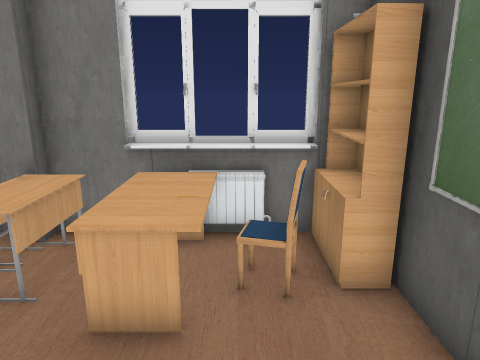
View 1 (above)

14 first-person views from a walk through a 3-D level made in the Unity game engine. The camera is 1.5 m above the floor, tilts 14° down and sees 70° across. The floor is counted in squares, 0.5 m on a side. Each view is taken from the middle of a square. On the plan, view 1 faces up. The plan holds only what a view shows up to about 20 squares ahead; the rest is blank. The place goes on beyond the plan. Door leaves are left out, so doorways stand open. Some surface patterns are stand-ins.

View 2
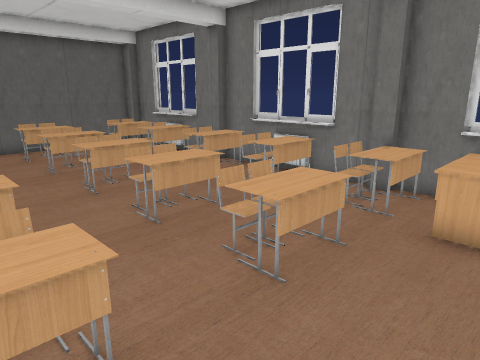

View 3
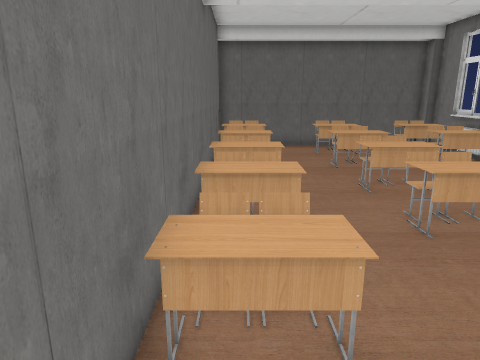

View 4
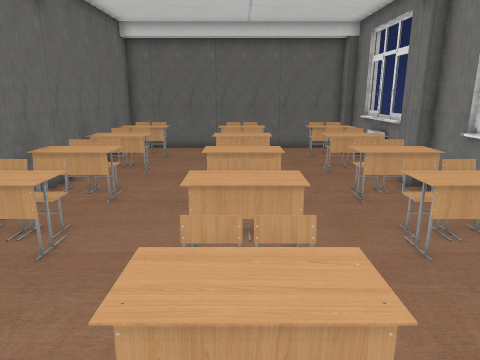

View 5
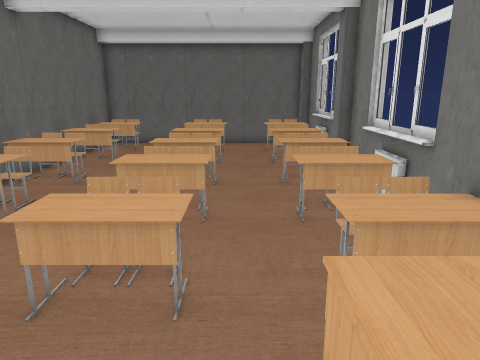

View 6
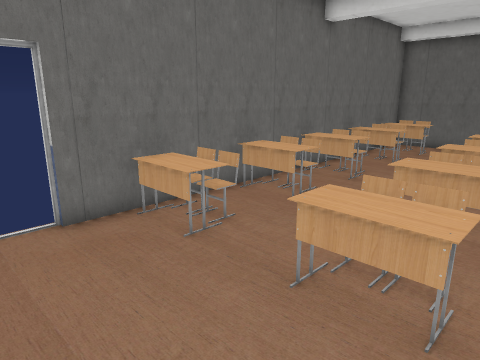

View 7
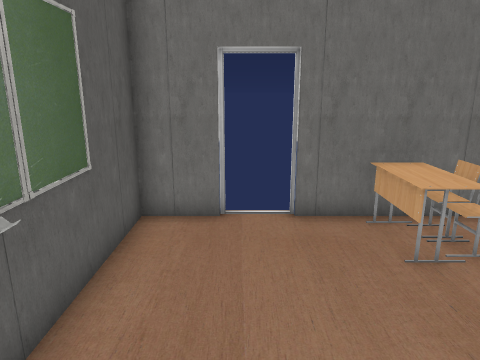

View 8
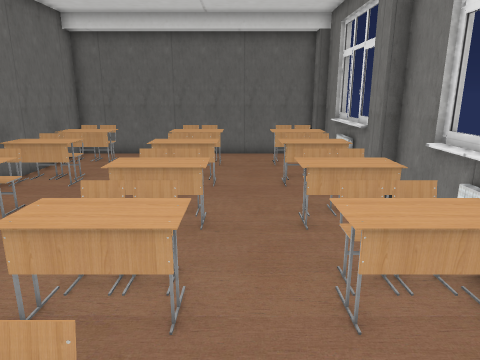

View 9
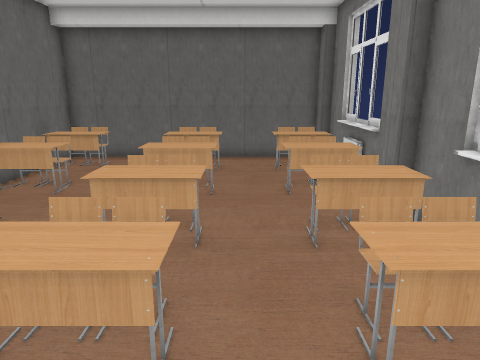

View 10
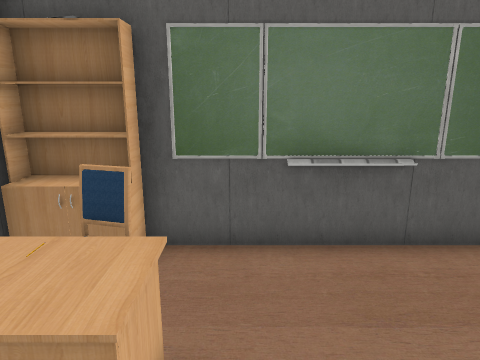

View 11
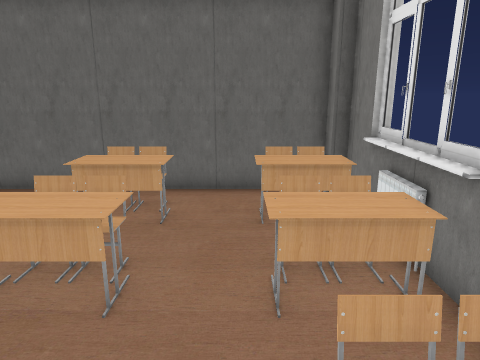

View 12
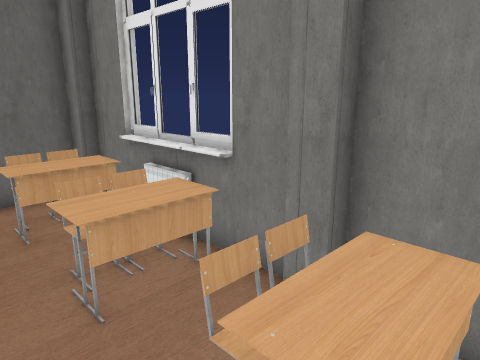

View 13
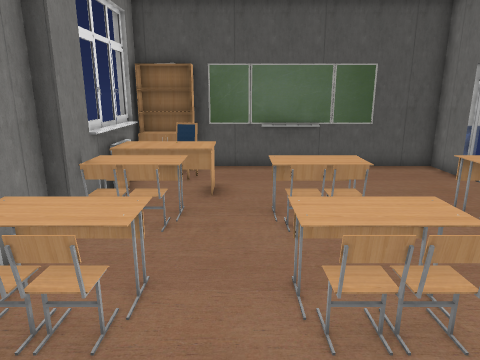

View 14
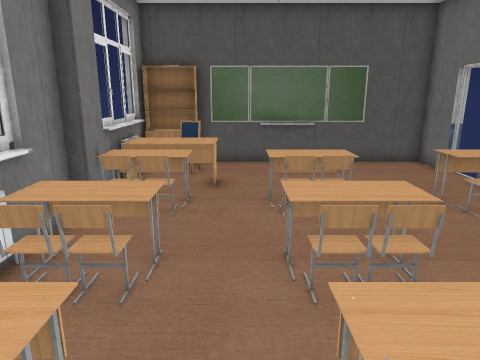

### Floor plan
Points are (right, up) in squares from view 1. A wall is a line through its corners. A room is listed if a view was taken in it or the views show most of it. See-through windows are left out.
Room 1 (views 1, 2, 3, 4, 5, 6, 7, 8, 9, 10, 11, 12, 13, 14)
walls: (-8.4, 7.2) (-12.1, 7.2); (-12.1, 6.7) (-12.9, 6.7); (-13.1, 7.2) (-15.5, 7.2); (-4.8, 7.2) (-7.5, 7.2); (-4.1, 6.7) (-4.8, 6.7); (-16.4, 7.2) (-20.1, 7.2); (-1.4, 7.2) (-4.1, 7.2); (1.6, 4.9) (1.6, 7.8); (0.5, -5.2) (2.5, -5.2) (2.5, 7); (2.5, 4.9) (1.8, 4.9) (1.8, 7); (-20.1, 6.7) (-20.8, 6.7) (-20.8, 0.5); (-20.8, -3.5) (-20.8, -5.2) (-1.4, -5.2); (2.5, 7.2) (-0.6, 7.2)
low walls: (-6.4, 7) (-10.5, 7); (-14.4, 7) (-18.4, 7); (1.8, 7) (-2.5, 7)
ways out: opening at (-19, -1.5) to room 2; open door at (-0.5, -5.5)
objects: other object (-20, -4) to (-18, -3); other object (-20, 0) to (-18, 2); other object (-20, 4) to (-18, 6); other object (-16, -4) to (-14, -3); other object (-16, 0) to (-14, 2); other object (-16, 4) to (-14, 6); other object (-16, 7); other object (-12, -4) to (-10, -3); other object (-12, 0) to (-10, 2); other object (-12, 4) to (-10, 6); other object (-9, -4) to (-7, -3); other object (-9, 0) to (-7, 2); other object (-9, 4) to (-7, 6); other object (-8, 7); other object (-5, -4) to (-3, -3); other object (-5, 0) to (-3, 2); other object (-5, 4) to (-3, 6); other object (-2, 4) to (0, 6); other object (-1, 7); other object (1, 5)
Room 2 (no view inside)
walls: (-20.8, 0.5) (-20.8, -3.5)
ways out: opening at (-19, -1.5) to room 1

Positions as (right, up) in squares from view 1, and headings:
1: (0, 0), facing up
2: (0, -4), facing up-left
3: (0, -4), facing left
4: (-1, 1), facing left
5: (1, 3), facing left
6: (1, 3), facing down-left
7: (0, 3), facing down
8: (-3, 3), facing left
9: (-4, 3), facing left
10: (-4, 3), facing right
11: (-10, 4), facing left
12: (-10, 3), facing up-left
13: (-12, 3), facing right
14: (-13, 3), facing right
